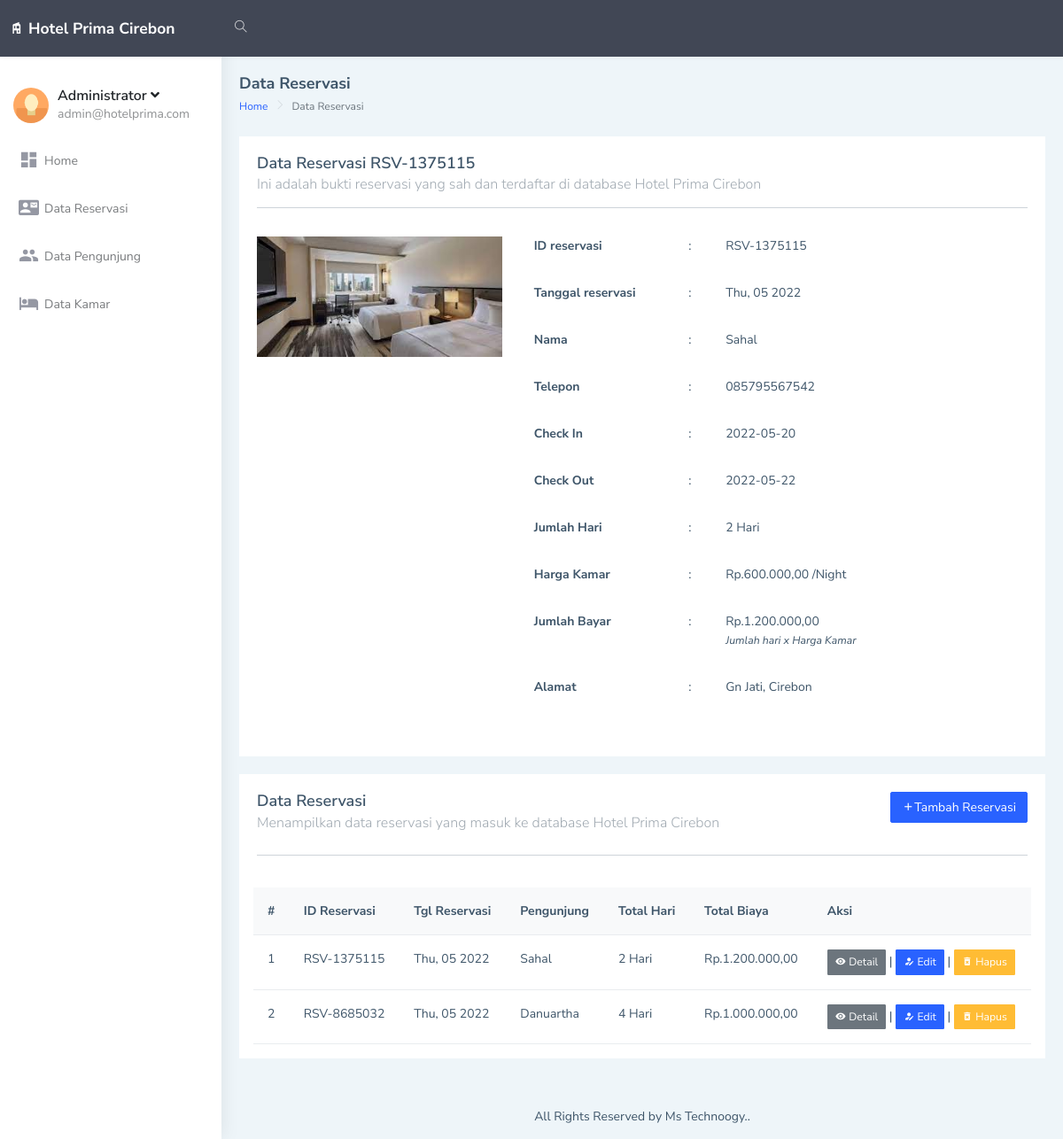
Screenshot of /data-reservasi.php?aksi=detail&&reservasi_id=RSV-1375115 with the database file from the repository.
### tables this page shows
CREATE TABLE `data_reservasi` (
  `reservasi_id` varchar(20) NOT NULL,
  `kamar_id` int(11) NOT NULL,
  `pengunjung_id` varchar(20) NOT NULL,
  `check_in` date NOT NULL,
  `check_out` date NOT NULL,
  `total_biaya` int(11) NOT NULL,
  `created_at` datetime NOT NULL DEFAULT CURRENT_TIMESTAMP
);

CREATE TABLE `data_kamar` (
  `kamar_id` int(11) NOT NULL,
  `no_kamar` varchar(10) NOT NULL,
  `nama_kamar` varchar(100) NOT NULL,
  `harga_kamar` int(11) NOT NULL,
  `foto_kamar` varchar(100) NOT NULL,
  `detail` text NOT NULL
);

CREATE TABLE `data_pengunjung` (
  `pengunjung_id` varchar(20) NOT NULL,
  `nama` varchar(100) NOT NULL,
  `telepon` varchar(20) NOT NULL,
  `email` varchar(70) NOT NULL,
  `alamat` text NOT NULL,
  `foto` varchar(100) NOT NULL,
  `created_at` datetime NOT NULL DEFAULT CURRENT_TIMESTAMP
);

### model/database.php (called while the page is built, shortened)
<?php
class database
{
    var $host = "localhost";
    var $user = "root";
    var $pass = "root";
    var $db   = "20210120016_hotel";
    var $koneksi = "";
    public function __construct()
    {
        $this->koneksi = mysqli_connect($this->host, $this->user, $this->pass, $this->db);
    }
    public function getReservasi($id = false)
    {
        if ($id) {
            $query = "SELECT * FROM data_reservasi JOIN data_kamar ON data_reservasi.kamar_id = data_kamar.kamar_id JOIN data_pengunjung ON data_reservasi.pengunjung_id = data_pengunjung.pengunjung_id WHERE reservasi_id = '$id'";
            return mysqli_fetch_array(mysqli_query($this->koneksi, $query));
        } else {
            $query = "SELECT * FROM data_reservasi JOIN data_kamar ON data_reservasi.kamar_id = data_kamar.kamar_id JOIN data_pengunjung ON data_reservasi.pengunjung_id = data_pengunjung.pengunjung_id";
            return mysqli_query($this->koneksi, $query);
        }
    }
    public function harga($price)
    {
        return "Rp." . number_format($price, 2, ',', '.');
    }
    public function days($a, $z)
    {
        $awal = strtotime($a);
        $akhir = strtotime($z);
        $datediff = $awal - $akhir;
        return round($datediff / (60 * 60 * 24));
    }
}

### data-reservasi.php (the view, shortened to what this page needs)
<!DOCTYPE html>
<html dir="ltr" lang="en">
<head>
    <?php
    class dashboard
    {
        function __construct()
        {
            include('layout/css.php');
        }
    }
    include('model/database.php');
    $db = new database();
    $reservasi = $db->getReservasi();
    ?>
</head>
<body>
    <div id="main-wrapper" data-layout="vertical" data-navbarbg="skin5" data-sidebartype="full" data-sidebar-position="absolute" data-header-position="absolute" data-boxed-layout="full">
        <?php include('layout/header.php'); ?>
        <?php include('layout/sidemenu.php'); ?>
        <div class="page-wrapper">
            <div class="page-breadcrumb">
                <div class="row align-items-center">
                    <div class="col-12">
                        <h4 class="page-title">Data Reservasi</h4>
                        <div class="d-flex align-items-center">
                            <nav aria-label="breadcrumb">
                                <ol class="breadcrumb">
                                    <li class="breadcrumb-item"><a href="index.php">Home</a></li>
                                    <li class="breadcrumb-item active" aria-current="page">Data Reservasi</li>
                                </ol>
                            </nav>
                        </div>
                    </div>
                </div>
            </div>
            <div class="container-fluid">
                <?php include('form-reservasi.php'); ?>
                <div class="row">
                    <div class="col-12">
                        <div class="card">
                            <div class="card-body">
                                <div class="d-md-flex">
                                    <div>
                                        <h4 class="card-title">Data Reservasi</h4>
                                        <h5 class="card-subtitle">Menampilkan data reservasi yang masuk ke database Hotel Prima Cirebon</h5>
                                    </div>
                                    <div class="ms-auto">
                                        <a href="?aksi=tambah" class="btn btn-info float-right"><i class="mdi mdi-plus" aria-hidden="true"></i>Tambah Reservasi</a>
                                    </div>
                                </div>
                                <hr>
                            </div>
                            <div class="table-responsive mx-3">
                                <table class="table v-middle">
                                    <thead>
                                        <tr class="bg-light">
                                            <th class="border-top-0">#</th>
                                            <th class="border-top-0">ID Reservasi</th>
                                            <th class="border-top-0">Tgl Reservasi</th>
                                            <th class="border-top-0">Pengunjung</th>
                                            <th class="border-top-0">Total Hari</th>
                                            <th class="border-top-0">Total Biaya</th>
                                            <th class="border-top-0">Aksi</th>
                                        </tr>
                                    </thead>
                                    <tbody>
                                        <?php
                                        foreach ($reservasi as $index => $k) {
                                        ?>
                                            <tr>
                                                <td><?= $index += 1; ?></td>
                                                <td><?= $k['reservasi_id']; ?></td>
                                                <td><?= date("D, m Y", strtotime($k['created_at'])); ?></td>
                                                <td><?= $k['nama']; ?></td>
                                                <td><?= $db->days($k['check_out'], $k['check_in']) ?> Hari</td>
                                                <td><?= $db->harga($k['total_biaya']); ?></td>
                                                <td>
                                                    <a name="" id="" class="btn btn-secondary btn-sm" href="?aksi=detail&&reservasi_id=<?= $k['reservasi_id']; ?>" role="button">
                                                        <i class="mdi mdi-eye" aria-hidden="true"></i> Detail
                                                    </a>
                                                    |
                                                    <a name="" id="" class="btn btn-info btn-sm" href="?aksi=edit&&reservasi_id=<?= $k['reservasi_id']; ?>" role="button">
                                                        <i class="mdi mdi-account-edit" aria-hidden="true"></i> Edit
                                                    </a>
                                                    |
                                                    <a name="" id="" class="btn btn-warning btn-sm" href="process/reservasi.php?aksi=delete&&reservasi_id=<?= $k['reservasi_id']; ?>" role="button" onclick="return confirm('Yakin ingin menghapus reservasi <?= $k['reservasi_id']; ?> ?')">
                                                        <i class="mdi mdi-delete-forever" aria-hidden="true"></i> Hapus
                                                    </a>
                                                </td>
                                            </tr>
                                        <?php }; ?>
                                    </tbody>
                                </table>
                            </div>
                        </div>
                    </div>
                </div>
            </div>
            <footer class="footer text-center">
                All Rights Reserved by Ms Technoogy.</a>.
            </footer>
        </div>
    </div>
</body>
</html>

### form-reservasi.php (shortened to what this page needs)
    <?php
function detail_reservasi()
{
    $db = new database();
    $p = $db->getReservasi($_GET['reservasi_id']);
    if ($p) {
    ?>
        <div class="row">
            <div class="col">
                <div class="card">
                    <div class="card-body">
                        <h4 class="card-title">Data Reservasi <?= $p['reservasi_id']; ?></h4>
                        <h5 class="card-subtitle">Ini adalah bukti reservasi yang sah dan terdaftar di database Hotel Prima Cirebon</h5>
                        <hr>
                        <div class="row">
                            <div class="col-md-4">
                                <img src="assets/images/kamar/<?= $p['foto_kamar']; ?>" class="img-fluid mt-3">
                            </div>
                            <div class="col-md-8">
                                <table class="table table-borderless w-75">
                                    <tr>
                                        <th>ID reservasi</th>
                                        <td>:</td>
                                        <td><?= $p['reservasi_id']; ?></td>
                                    </tr>
                                    <tr>
                                        <th>Tanggal reservasi</th>
                                        <td>:</td>
                                        <td><?= date("D, m Y", strtotime($p['created_at'])); ?></td>
                                    </tr>
                                    <tr>
                                        <th>Nama</th>
                                        <td>:</td>
                                        <td><?= $p['nama']; ?></td>
                                    </tr>
                                    <tr>
                                        <th>Telepon</th>
                                        <td>:</td>
                                        <td><?= $p['telepon']; ?></td>
                                    </tr>
                                    <tr>
                                        <th>Check In</th>
                                        <td>:</td>
                                        <td><?= $p['check_in']; ?></td>
                                    </tr>
                                    <tr>
                                        <th>Check Out</th>
                                        <td>:</td>
                                        <td><?= $p['check_out']; ?></td>
                                    </tr>
                                    <tr>
                                        <th>Jumlah Hari</th>
                                        <td>:</td>
                                        <td>
                                            <?= $db->days($p['check_out'], $p['check_in']); ?> Hari
                                        </td>
                                    </tr>
                                    <tr>
                                        <th>Harga Kamar</th>
                                        <td>:</td>
                                        <td>
                                            <?= $db->harga($p['harga_kamar']) ?> /Night
                                        </td>
                                    </tr>
                                    <tr>
                                        <th>Jumlah Bayar</th>
                                        <td>:</td>
                                        <td>
                                            <span><?= $db->harga($p['total_biaya']); ?></span><br>
                                            <small><i>Jumlah hari x Harga Kamar</i></small>
                                        </td>
                                    </tr>
                                    <tr>
                                        <th>Alamat</th>
                                        <td>:</td>
                                        <td>
                                            <p><?= $p['alamat']; ?></p>
                                        </td>
                                    </tr>
                                </table>
                            </div>
                        </div>
                    </div>
                </div>
            </div>
        </div>
<?php
    } else {
        echo "<script> window.location = 'data-reservasi.php'</script>";
    }
}
?>
<?php
if (isset($_GET['aksi'])) {
    $aksi = $_GET['aksi'];
    if ($aksi == "detail") {
        detail_reservasi();
    } else if ($aksi == "edit") {
        edit_reservasi();
    } else if ($aksi == "tambah") {
        tambah_reservasi();
    }
}
?>

### rows the page displays
data_reservasi: reservasi_id "RSV-1375115", kamar.foto_kamar (picture), pengunjung.created_at "Thu, 05 2022", pengunjung.nama "Sahal", pengunjung.telepon "085795567542", check_in "2022-05-20", check_out "2022-05-22", $db->days($p['check_out'], $p['check_in']) "2", kamar.harga_kamar "Rp.600.000,00", total_biaya "Rp.1.200.000,00", pengunjung.alamat "Gn Jati, Cirebon", index "1", $db->days($k['check_out'], $k['check_in']) "2"
data_reservasi: index "2", reservasi_id "RSV-8685032", pengunjung.created_at "Thu, 05 2022", pengunjung.nama "Danuartha", $db->days($k['check_out'], $k['check_in']) "4", total_biaya "Rp.1.000.000,00"
